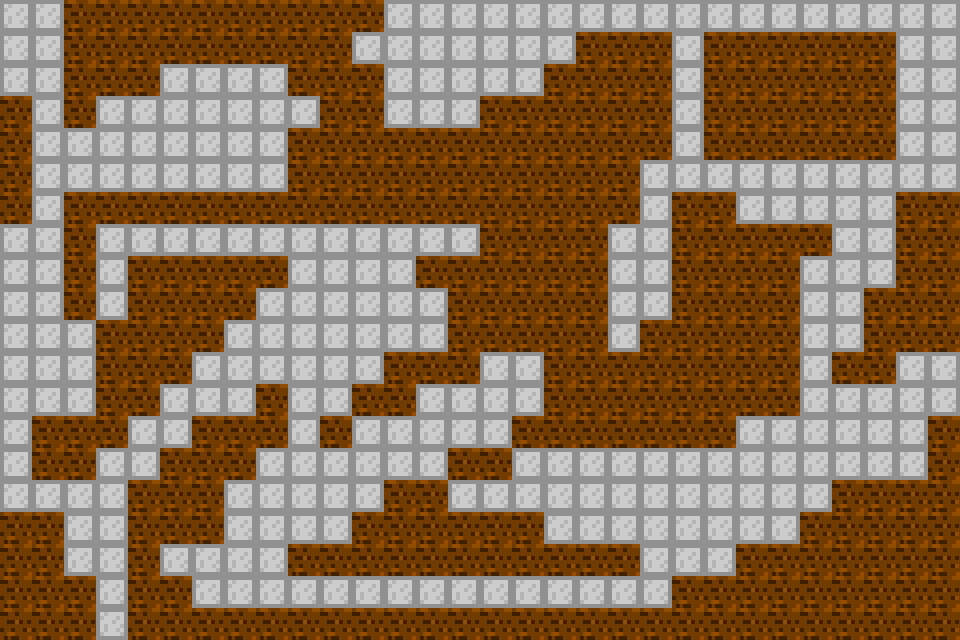

Below is a game level as drawn by its tile map, then a one-line description and the .tmx that defines it (tile-layer data replaced by summaries):
An orthogonal 30x20 tile map with 32x32 px tiles, 1 tile layer (Tile Layer 1), 3 tilesets.

<map version="1.0" orientation="orthogonal" width="30" height="20" tilewidth="32" tileheight="32">
 <properties>
  <property name="location" value="2" />
 </properties>
 <tileset firstgid="1" name="dirtBlock" tilewidth="32" tileheight="32">
  <image source="32x32blocks/Blocks/dirtBlock.png" trans="ff00ff" width="32" height="32" />
 </tileset>
 <tileset firstgid="2" name="iceBlock" tilewidth="32" tileheight="32">
  <image source="32x32blocks/Blocks/iceBlock.png" trans="ff00ff" width="32" height="32" />
 </tileset>
 <tileset firstgid="3" name="stoneBlock" tilewidth="32" tileheight="32">
  <image source="32x32blocks/Blocks/stoneBlock.png" trans="ff00ff" width="32" height="32" />
 </tileset>
 <layer name="Tile Layer 1" width="30" height="20">
  <data>[600 cells, 600 non-empty, 2 distinct tile ids]</data>
 </layer>
 <objectgroup name="Object Layer 1" width="30" height="20" />
</map>
